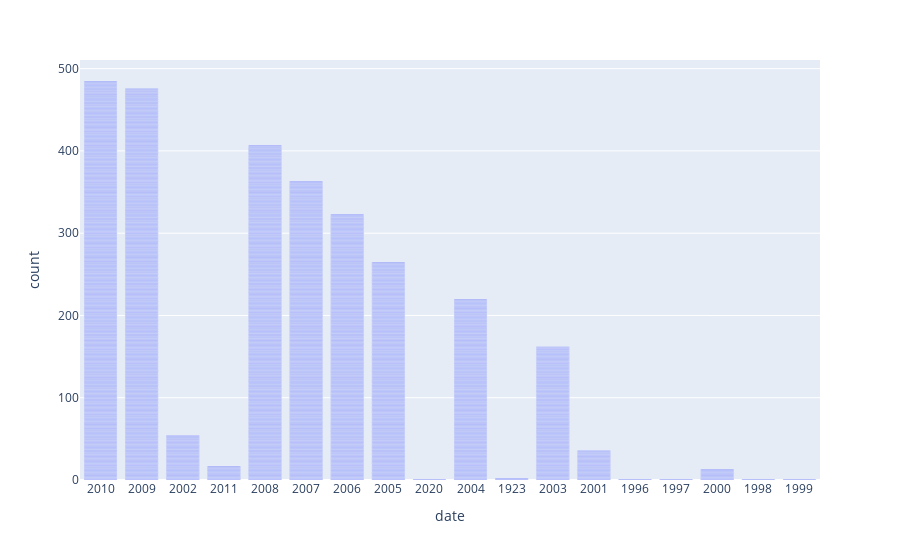

Write notebook code for a chart like this one.
### Markdown cell above
Mithilfe des folgenden Codes wird die Häufigkeit der jeweiligen Jahreszahlen im Datensatz dargestellt. Dabei wird für jeden Eintrag ein "Strich" gezeichnet. Es handelt sich bei der Darstellung also um einen "Stapel" an Einträgen. Dies lässt sich auch optisch an den Streifen der Balken erkennen. Auch zeigt das Mouseover jedesmal als Anzahl/Count "1" an, auch wenn insgesamt fast 500 mal die Jahreszahl 2010 im Datensatz vorkommt:

### Code cell
#Mit der Bibliothek plotly können interaktive Graphen geplottet werden:
import plotly.express as px

fig = px.bar(df, x='date') #Mit px.bar() wird jede Zeile des übergebenen DataFrames in Form eines Balken dargestellt. Die Notation wird wie folgt übergeben: dataframe, x-Achse, y-Achse.
fig.show() #Mit der Funktion .show() wird der fertige Graph angezeigt.

### Figure 1 — Plotly figure (JSON) as saved in the notebook; plotly's stock layout.template omitted (floating-point values rounded to 4 significant figures; data arrays with more than 128 entries replaced by an {"elided": "..."} marker saying what was removed)
{"data": [{"alignmentgroup": "True", "hovertemplate": "date=%{x}<br>count=%{y}<extra></extra>", "legendgroup": "", "marker": {"color": "#636efa", "pattern": {"shape": ""}}, "name": "", "offsetgroup": "", "orientation": "v", "showlegend": false, "textposition": "auto", "x": {"elided": "2828 str values"}, "xaxis": "x", "y": {"elided": "2828 int values"}, "yaxis": "y", "type": "bar"}], "layout": {"xaxis": {"anchor": "y", "domain": [0, 1], "title": {"text": "date"}, "type": "category", "range": [-0.5, 17.5], "autorange": true}, "yaxis": {"anchor": "x", "domain": [0, 1], "title": {"text": "count"}, "type": "linear", "range": [0, 510.5], "autorange": true}, "legend": {"tracegroupgap": 0}, "margin": {"t": 60}, "barmode": "relative", "autosize": true}}
